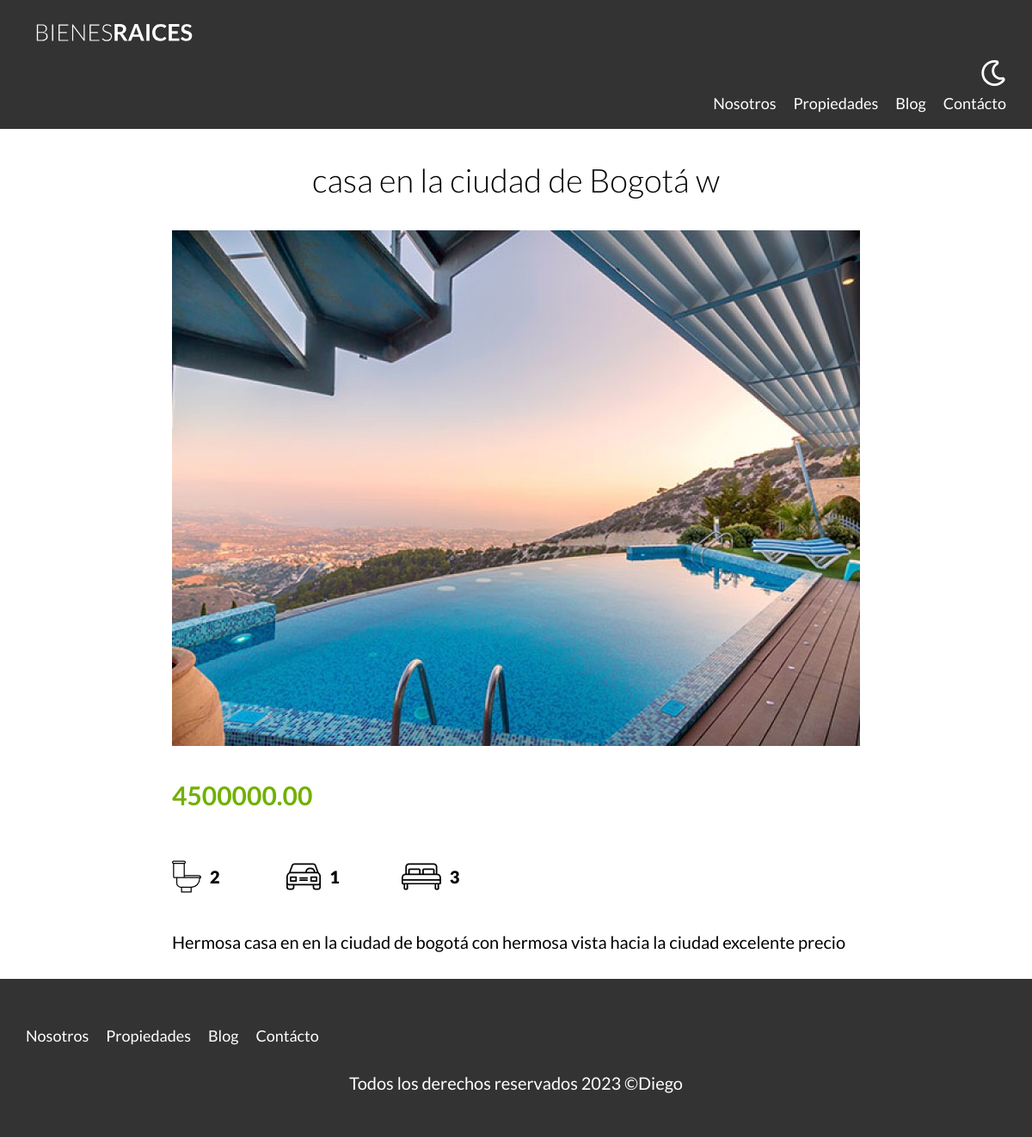
The app's page /propiedad?id=1 with its own data.
### tables this page shows
CREATE TABLE `propiedades` (
  `id` int(11) NOT NULL AUTO_INCREMENT,
  `titulo` varchar(60) DEFAULT NULL,
  `precio` decimal(10,2) DEFAULT NULL,
  `imagen` varchar(200) DEFAULT NULL,
  `descripcion` longtext DEFAULT NULL,
  `habitaciones` int(1) DEFAULT NULL,
  `wc` int(1) DEFAULT NULL,
  `estacionamiento` int(1) DEFAULT NULL,
  `creado` date DEFAULT NULL,
  `vendedorId` int(11) DEFAULT NULL,
  PRIMARY KEY (`id`),
  KEY `vendedorId` (`vendedorId`),
  CONSTRAINT `vendedorId` FOREIGN KEY (`vendedorId`) REFERENCES `vendedores` (`id`)
);

### controllers/PaginasController.php (called while the page is built, shortened)
<?php
class PaginasController{
    public static function propiedad(Router $router){
        $id = validarORedireccionar('/propiedades');
        $propiedad = Propiedad::find($id);
        $router->render('paginas/propiedad', [
            'propiedad' => $propiedad
        ]);
    }
}

### public/index.php (called while the page is built, shortened)
<?php
$router = new Router();
$router->get('/admin', [PropiedadController::class, 'index']);
$router->get('/propiedades/crear', [PropiedadController::class, 'crear']);
$router->post('/propiedades/crear', [PropiedadController::class, 'crear']);
$router->get('/propiedades/actualizar', [PropiedadController::class, 'actualizar']);
$router->post('/propiedades/actualizar', [PropiedadController::class, 'actualizar']);
$router->post('/propiedades/eliminar', [PropiedadController::class, 'eliminar']);
$router->get('/vendedores/crear', [vendedorController::class, 'crear']);
$router->post('/vendedores/crear', [vendedorController::class, 'crear']);
$router->get('/vendedores/actualizar', [vendedorController::class, 'actualizar']);
$router->post('/vendedores/actualizar', [vendedorController::class, 'actualizar']);
$router->post('/vendedores/eliminar', [vendedorController::class, 'eliminar']);
$router->get('/',[PaginasController::class, 'index']);
$router->get('/nosotros',[PaginasController::class, 'nosotros']);
$router->get('/propiedades',[PaginasController::class, 'propiedades']);
$router->get('/propiedad',[PaginasController::class, 'propiedad']);
$router->get('/blog',[PaginasController::class, 'blog']);
$router->get('/entrada',[PaginasController::class, 'entrada']);
$router->get('/contacto',[PaginasController::class, 'contacto']);
$router->post('/contacto',[PaginasController::class, 'contacto']);
$router->get('/login',[LoginController::class, 'login']);
$router->post('/login',[LoginController::class, 'login']);
$router->get('/logout',[LoginController::class, 'logout']);
$router->comprobarRutas();

### includes/funciones.php (called while the page is built, shortened)
<?php
function validarORedireccionar($url){
    $id = $_GET['id'];
    $id = filter_var($id,FILTER_VALIDATE_INT);
    return $id;
}

### models/ActiveRecord.php (called while the page is built, shortened)
<?php
class ActiveRecord{
    protected static $db;
    protected static $tabla = '';
     public static function setDB($database){
        self::$db = $database;
    }
   public static function find($id){
    $query = "SELECT * FROM " . static::$tabla . " WHERE id = ${id}";
    $resultado = self::consultarSQL($query);
    return array_shift($resultado);
    }
   public static function consultarSQL($query){
       $resultado = self::$db->query($query);
       $array = [];
       while(($registro = $resultado->fetch_assoc()) ){
           $array[] = static::crearObjeto($registro);
       }
       return $array;
   }
   protected static function crearObjeto($registro){
        $objeto = new static;
        foreach ($registro as $key => $value) {
            if (property_exists( $objeto, $key)) {
                $objeto->$key = $value;
            }
        }
        return $objeto;
   }
}

### views/paginas/propiedad.php (the view)
<main class="contenedor seccion contenido-centrado">
        <h1 data-cy="titulo-propiedad"><?php echo $propiedad->titulo; ?></h1>
            <img loading="lazy" src="../imagenes/<?php echo $propiedad->imagen; ?>" alt="imagen anuncio">
        <div class="resumen-propiedad">
            <p class="precio"><?php echo $propiedad->precio; ?></p>
            <ul class="iconos-caracteristicas">
                <li>
                    <img class="icono" src="build/img/icono_wc.svg" alt="icono wc">
                    <p><?php echo $propiedad->wc; ?></p>
                </li>
                <li>
                    <img class="icono" src="build/img/icono_estacionamiento.svg" alt="icono estacionamiento">
                    <p><?php echo $propiedad->estacionamiento; ?></p>
                </li>
                <li>
                    <img class="icono" src="build/img/icono_dormitorio.svg" alt="icono dormitorio">
                    <p><?php echo $propiedad->habitaciones; ?></p>
                </li>
            </ul>
            <p><?php echo $propiedad->descripcion; ?></p>
        </div>
    </main>

### public/build/css/app.css (style rules this page uses)
html { line-height:1.15;-webkit-text-size-adjust:100% }
body { margin:0 }
main { display:block }
h1 { font-size:2em;margin:.67em 0 }
img { border-style:none }
html { font-size:62.5%;box-sizing:border-box }
*,:after,:before { box-sizing:inherit }
body { font-family:Lato,sans-serif;font-size:1.6rem;line-height:1.8 }
p { color:#000;font-size:2rem }
.contenedor { width:95%;max-width:120rem;margin:0 auto }
img,picture { width:100%;display:block }
h1,h2,h3 { font-family:Lato,sans-serif;margin:2.5rem 0;font-weight:300;text-align:center }
h1 { font-size:3.8rem }
.seccion { margin-top:2.5rem;margin-bottom:2.5rem }
.contenido-centrado { max-width:80rem }
.icono { text-align:center }
.precio { color:#71b100;font-weight:700;font-size:3rem }
.iconos-caracteristicas { display:flex;list-style:none;padding:0;max-width:40rem }
.iconos-caracteristicas li { flex:1;display:flex }
.iconos-caracteristicas li img { flex:0 0 3rem;margin-right:1rem }
.iconos-caracteristicas li p { font-weight:900 }

### records on screen
propiedades: titulo "casa en la ciudad de Bogotá w", imagen (picture), precio "4500000.00", wc "2", estacionamiento "1", habitaciones "3", descripcion "Hermosa casa en en la ciudad de bogotá con hermosa vista hacia la ciudad excelente precio"
